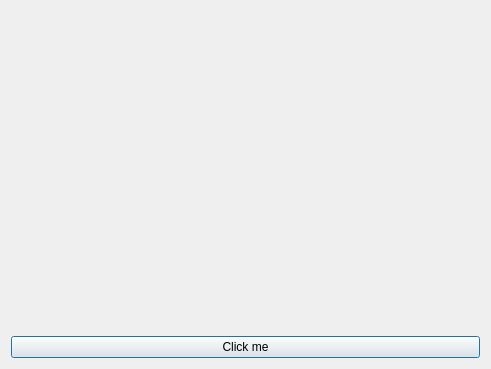
<?xml version="1.0" encoding="UTF-8"?>
<ui version="4.0">
 <class>QtDialog</class>
 <widget class="QDialog" name="QtDialog">
  <property name="geometry">
   <rect>
    <x>0</x>
    <y>0</y>
    <width>491</width>
    <height>369</height>
   </rect>
  </property>
  <property name="windowTitle">
   <string>CppQwtExample3</string>
  </property>
  <layout class="QGridLayout" name="gridLayout">
   <item row="0" column="0">
    <widget class="QwtPlot" name="plot" native="true"/>
   </item>
   <item row="1" column="0">
    <widget class="QPushButton" name="button">
     <property name="text">
      <string>Click me</string>
     </property>
    </widget>
   </item>
  </layout>
 </widget>
 <layoutdefault spacing="6" margin="11"/>
 <customwidgets>
  <customwidget>
   <class>QwtPlot</class>
   <extends>QWidget</extends>
   <header>qwt_plot.h</header>
   <container>1</container>
  </customwidget>
 </customwidgets>
 <resources/>
 <connections/>
</ui>
